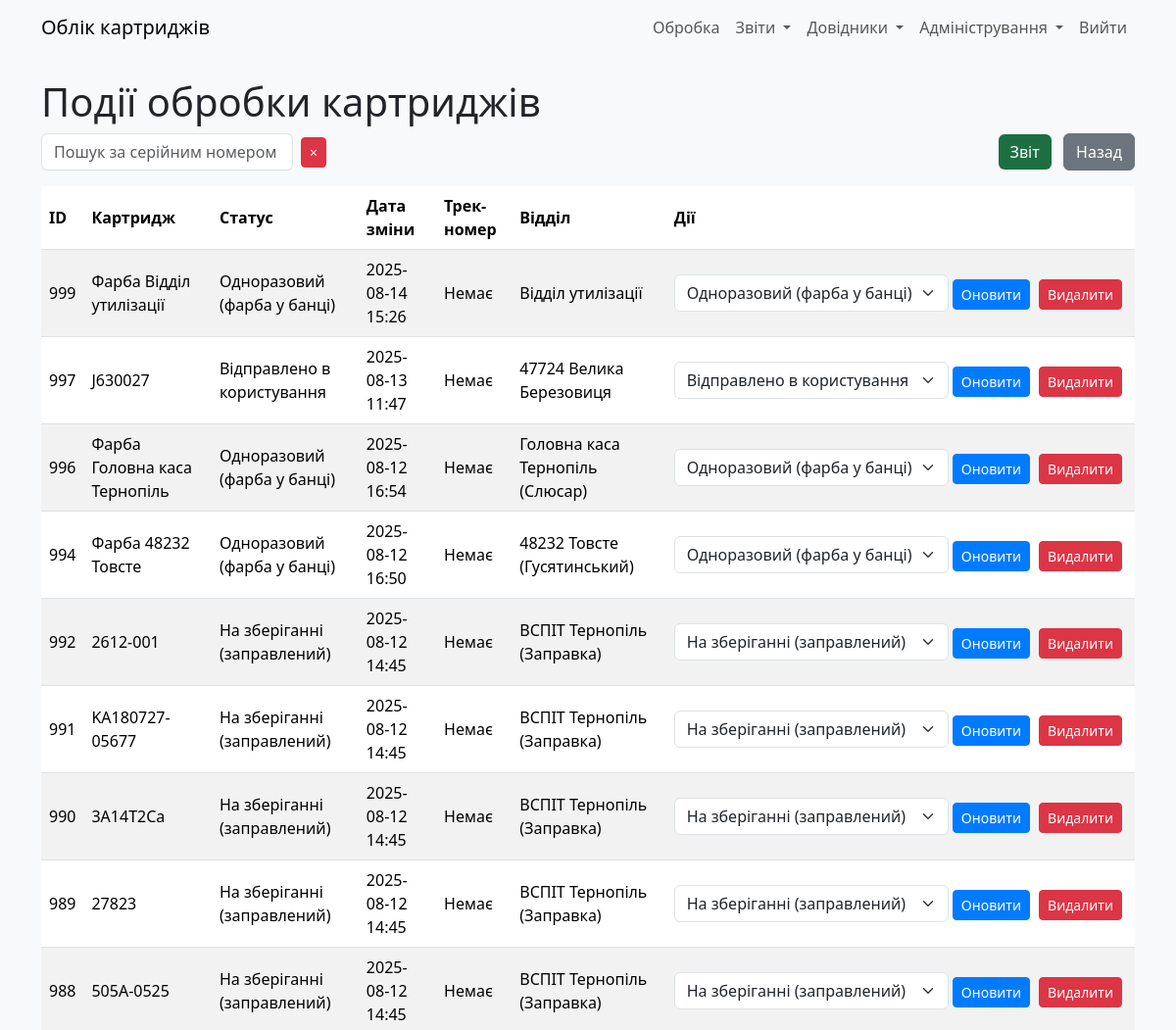
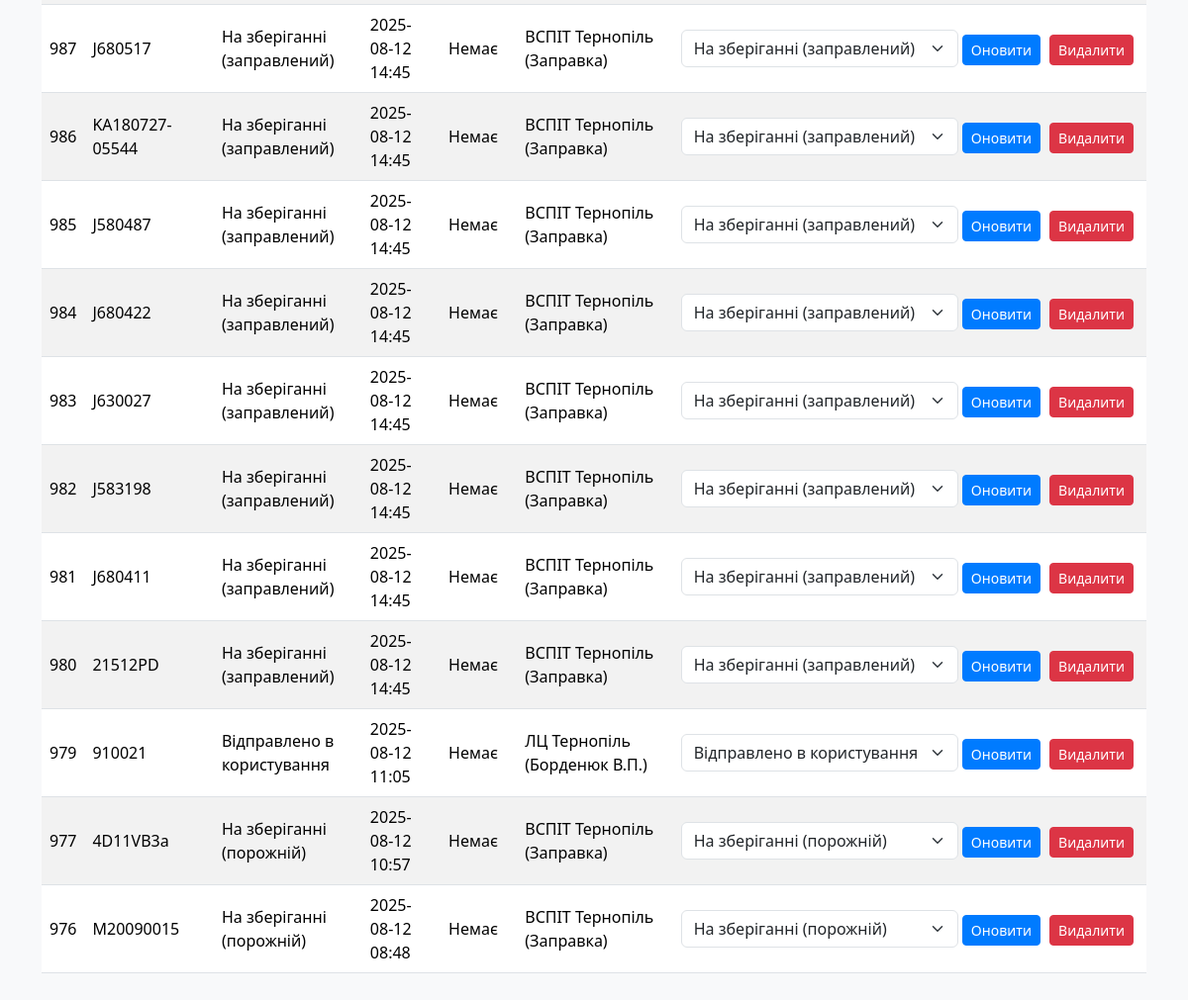
The app's page /cartridge_status (signed in), older data (2 pictures, top to bottom).
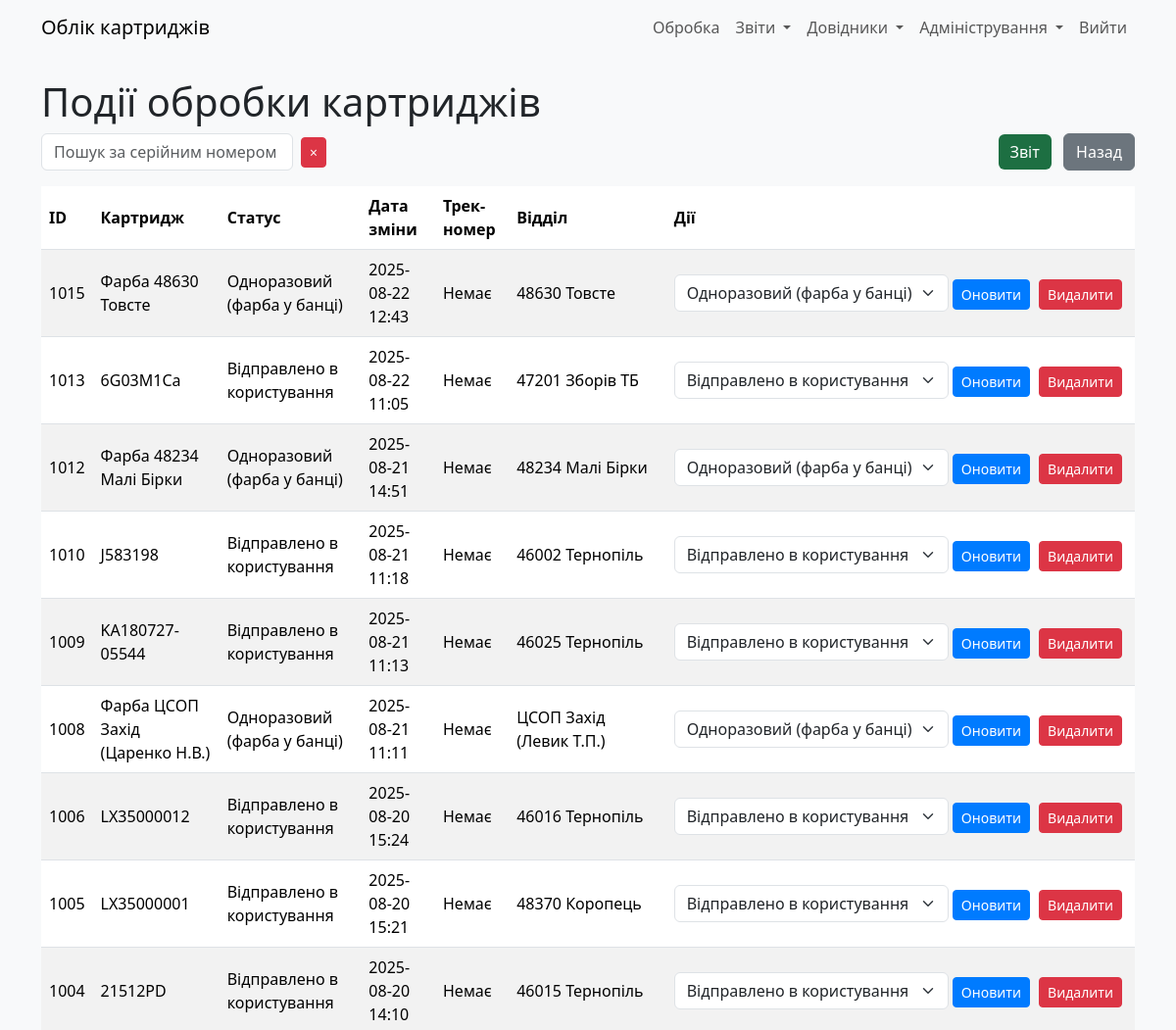
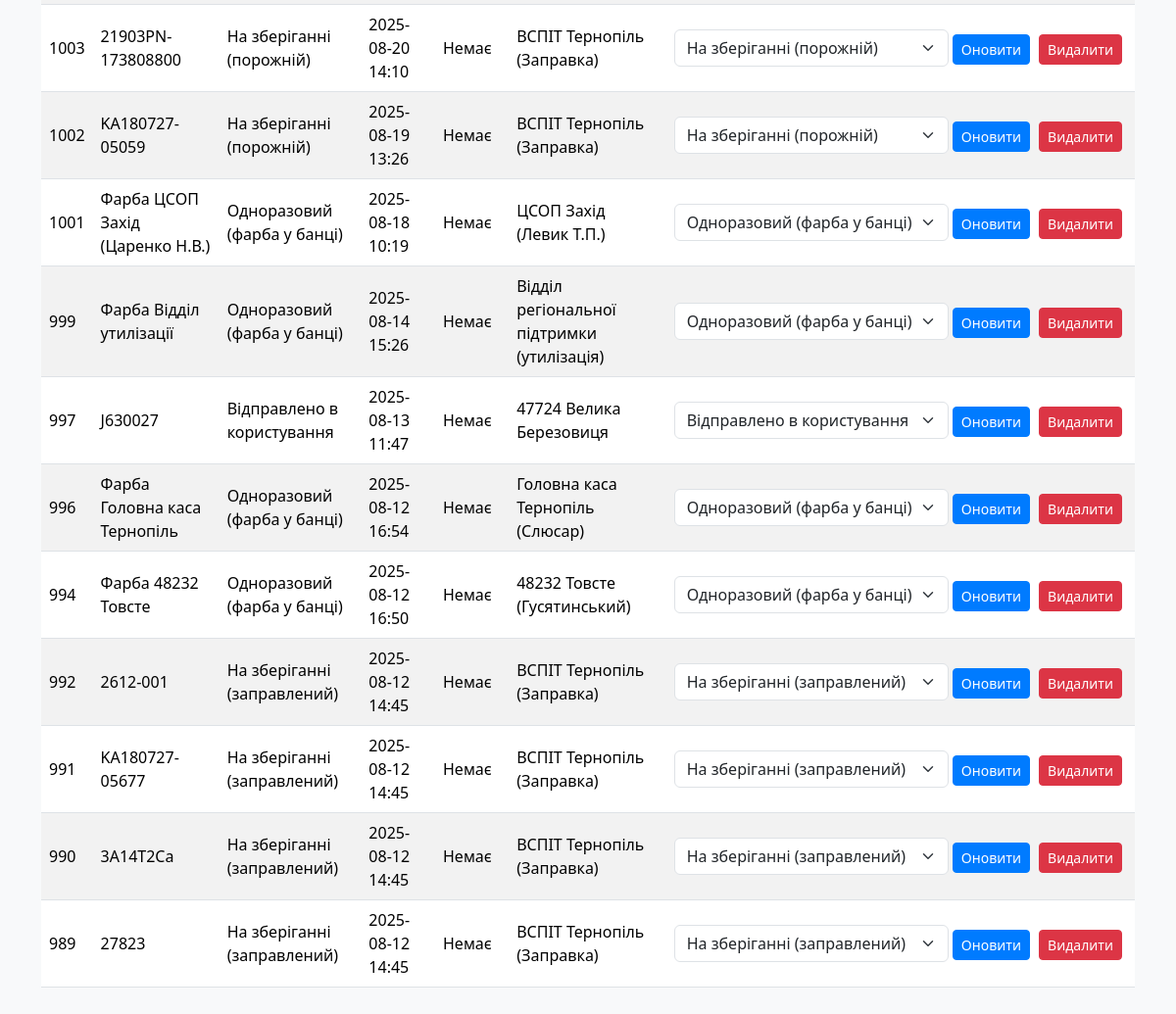
The same page, newer data (2 pictures, top to bottom).
### models.py (models this page shows)
class CartridgeStatus(db.Model):
    __tablename__ = "cartrg_status"
    id: Mapped[int] = mapped_column(primary_key=True)
    cartridge_id = mapped_column(ForeignKey(Cartridges.id))
    device_id: Mapped[int] = mapped_column(ForeignKey(CustomerEquipment.id), nullable=True)
    status: Mapped[int] = mapped_column(Integer, server_default=literal(0))
    date_ofchange: Mapped[DateTime] = mapped_column(DateTime, server_default=func.now())
    parcel_track: Mapped[str] = mapped_column(String(13), nullable=True)
    exec_dept: Mapped[int] = mapped_column(ForeignKey(RefillDept.id))
    user_updated: Mapped[int] = mapped_column(ForeignKey(User.id))
    time_updated: Mapped[DateTime] = mapped_column(DateTime, server_default=func.now())
    __table_args__ = (
        Index('idx_cartridge_date', 'cartridge_id', 'date_ofchange'),  # Композитний індекс
        Index('idx_status', 'status'),                                 # Окремий індекс для status
        Index('idx_exec_dept', 'exec_dept'),                           # Окремий індекс для exec_dept
    )

class Cartridges(db.Model):
    __tablename__ = "cartridges"
    id: Mapped[int] = mapped_column(primary_key=True)
    serial_num: Mapped[str] = mapped_column(String(255), server_default="N/A")
    use_counter: Mapped[int] = mapped_column(Integer, nullable=False, default=-1)
    in_printer: Mapped[int] = mapped_column(ForeignKey(CustomerEquipment.id), nullable=True)
    cartridge_model: Mapped[str] = mapped_column(String(255), nullable=True)  # Застаріле. Не використовувати!
    cartrg_model_id: Mapped[int] = mapped_column(ForeignKey(CartridgeModel.id), default=1)
    user_updated: Mapped[int] = mapped_column(ForeignKey(User.id))
    time_updated: Mapped[DateTime] = mapped_column(DateTime, server_default=func.now())
    curr_status: Mapped[int] = mapped_column(Integer, nullable=False, default=0)
    curr_dept: Mapped[int] = mapped_column(Integer, nullable=False, default=0)
    curr_parcel_track: Mapped[str] = mapped_column(String(13), nullable=True)

class RefillDept(db.Model):
    __tablename__ = "refill_dept"
    id: Mapped[int] = mapped_column(primary_key=True)
    deptname: Mapped[str] = mapped_column(String(30))
    dept_description: Mapped[str] = mapped_column(String(255))
    addr1: Mapped[str] = mapped_column(String(255))
    addr2: Mapped[str] = mapped_column(String(255))
    addr3: Mapped[str] = mapped_column(String(255))
    addr4: Mapped[str] = mapped_column(String(255))
    addr5: Mapped[str] = mapped_column(String(255))
    dept_description: Mapped[str] = mapped_column(String(255))  # Нове поле
    is_exec: Mapped[int] = mapped_column(Integer, server_default=literal(0))
    user_updated: Mapped[int] = mapped_column(ForeignKey(User.id))
    time_updated: Mapped[DateTime] = mapped_column(DateTime, server_default=func.now())

### app.py (the view)
    def wrapper(*args, **kwargs):
        if current_user.role != 'admin':
            abort(403)
        return f(*args, **kwargs)

### app.py (called while the page is built)
@login_manager.user_loader
def load_user(user_id):
    return User.query.get(int(user_id))

def admin_required(f):
    def wrapper(*args, **kwargs):
        if current_user.role != 'admin':
            abort(403)
        return f(*args, **kwargs)
    wrapper.__name__ = f.__name__
    return wrapper

### templates/cartridge_status.html (shortened to what this page needs)
{% extends "base.html" %}
{% block content %}
    <h1>Події обробки картриджів</h1>
    <div class="mb-3 d-flex justify-content-between align-items-center">
        <div class="d-flex align-items-center">
            <input type="text" id="search" class="form-control" placeholder="Пошук за серійним номером" value="{{ search|escape }}" style="max-width: 400px;">
            <button id="clear-search" class="btn btn-danger btn-sm ms-2" title="Очистити пошук">
                <span>×</span>
            </button>
        </div>
        <div>
            <a href="{{ url_for('export_cartridge_events') }}" class="btn btn-excel me-2">Звіт</a>
            <a href="{{ url_for('index') }}" class="btn btn-secondary">Назад</a>
        </div>
    </div>
    <table class="table table-striped" id="status-table">
        <thead>
            <tr>
                <th>ID</th>
                <th>Картридж</th>
                <th>Статус</th>
                <th>Дата зміни</th>
                <th>Трек-номер</th>
                <th>Відділ</th>
                <th>Дії</th>
            </tr>
        </thead>
        <tbody id="status-table-body">
            {% for status, serial_num, deptname in statuses %}
            <tr>
                <td>{{ status.id }}</td>
                <td>{{ serial_num }}</td>
                <td>{{ {0: 'Не вказано', 1: 'На зберіганні (порожній)', 2: 'Відправлено в користування', 3: 'Відправлено на заправку', 4: 'Непридатний (списаний)', 5: 'Одноразовий (фарба у банці)', 6: 'На зберіганні (заправлений)', 7: 'Втрачений'}[status.status] }}</td>
                <td>{{ status.date_ofchange.strftime('%Y-%m-%d %H:%M') }}</td>
                <td>{{ status.parcel_track or 'Немає' }}</td>
                <td>{{ deptname }}</td>
                <td class="actions-column">
                    <form action="{{ url_for('update_status', status_id=status.id) }}" method="POST" class="d-inline">
                        <select name="status" class="form-select d-inline w-auto">
                            <option value="1" {% if status.status == 1 %}selected{% endif %}>На зберіганні (порожній)</option>
                            <option value="2" {% if status.status == 2 %}selected{% endif %}>Відправлено в користування</option>
                            <option value="5" {% if status.status == 5 %}selected{% endif %}>Одноразовий (фарба у банці)</option>
                            <option value="6" {% if status.status == 6 %}selected{% endif %}>На зберіганні (заправлений)</option>
                        </select>
                        <button type="submit" class="btn btn-primary btn-sm">Оновити</button>
                    </form>
                    <form action="{{ url_for('delete_status', status_id=status.id) }}" method="POST" class="d-inline" onsubmit="return confirm('Ви впевнені, що хочете видалити цей статус?');">
                        <button type="submit" class="btn btn-danger btn-sm">Видалити</button>
                    </form>
                </td>
            </tr>
            {% endfor %}
        </tbody>
    </table>
{% endblock %}

Row changes from the older to the newer data that the page shows:
no longer on this page (row unchanged): CartridgeStatus: id "988", serial_num "505A-0525", status "На зберіганні (заправлений)", date_ofchange "2025-08-12 14:45", parcel_track "Немає", deptname "ВСПІТ Тернопіль (Заправка)"
no longer on this page (row unchanged): CartridgeStatus: id "987", serial_num "J680517", status "На зберіганні (заправлений)", date_ofchange "2025-08-12 14:45", parcel_track "Немає", deptname "ВСПІТ Тернопіль (Заправка)"
no longer on this page (row unchanged): CartridgeStatus: id "986", serial_num "KA180727-05544", status "На зберіганні (заправлений)", date_ofchange "2025-08-12 14:45", parcel_track "Немає", deptname "ВСПІТ Тернопіль (Заправка)"
no longer on this page (row unchanged): CartridgeStatus: id "985", serial_num "J580487", status "На зберіганні (заправлений)", date_ofchange "2025-08-12 14:45", parcel_track "Немає", deptname "ВСПІТ Тернопіль (Заправка)"
no longer on this page (row unchanged): CartridgeStatus: id "984", serial_num "J680422", status "На зберіганні (заправлений)", date_ofchange "2025-08-12 14:45", parcel_track "Немає", deptname "ВСПІТ Тернопіль (Заправка)"
no longer on this page (row unchanged): CartridgeStatus: id "983", serial_num "J630027", status "На зберіганні (заправлений)", date_ofchange "2025-08-12 14:45", parcel_track "Немає", deptname "ВСПІТ Тернопіль (Заправка)"
no longer on this page (row unchanged): CartridgeStatus: id "982", serial_num "J583198", status "На зберіганні (заправлений)", date_ofchange "2025-08-12 14:45", parcel_track "Немає", deptname "ВСПІТ Тернопіль (Заправка)"
no longer on this page (row unchanged): CartridgeStatus: id "981", serial_num "J680411", status "На зберіганні (заправлений)", date_ofchange "2025-08-12 14:45", parcel_track "Немає", deptname "ВСПІТ Тернопіль (Заправка)"
no longer on this page (row unchanged): CartridgeStatus: id "980", serial_num "21512PD", status "На зберіганні (заправлений)", date_ofchange "2025-08-12 14:45", parcel_track "Немає", deptname "ВСПІТ Тернопіль (Заправка)"
no longer on this page (row unchanged): CartridgeStatus: id "979", serial_num "910021", status "Відправлено в користування", date_ofchange "2025-08-12 11:05", parcel_track "Немає", deptname "ЛЦ Тернопіль (Борденюк В.П.)"
no longer on this page (row unchanged): CartridgeStatus: id "977", serial_num "4D11VB3a", status "На зберіганні (порожній)", date_ofchange "2025-08-12 10:57", parcel_track "Немає", deptname "ВСПІТ Тернопіль (Заправка)"
no longer on this page (row unchanged): CartridgeStatus: id "976", serial_num "M20090015", status "На зберіганні (порожній)", date_ofchange "2025-08-12 08:48", parcel_track "Немає", deptname "ВСПІТ Тернопіль (Заправка)"
added CartridgeStatus: id "1015", serial_num "Фарба 48630 Товсте", status "Одноразовий (фарба у банці)", date_ofchange "2025-08-22 12:43", parcel_track "Немає", deptname "48630 Товсте"
added CartridgeStatus: id "1013", serial_num "6G03M1Ca", status "Відправлено в користування", date_ofchange "2025-08-22 11:05", parcel_track "Немає", deptname "47201 Зборів ТБ"
added CartridgeStatus: id "1012", serial_num "Фарба 48234 Малі Бірки", status "Одноразовий (фарба у банці)", date_ofchange "2025-08-21 14:51", parcel_track "Немає", deptname "48234 Малі Бірки"
added CartridgeStatus: id "1010", serial_num "J583198", status "Відправлено в користування", date_ofchange "2025-08-21 11:18", parcel_track "Немає", deptname "46002 Тернопіль"
added CartridgeStatus: id "1009", serial_num "KA180727-05544", status "Відправлено в користування", date_ofchange "2025-08-21 11:13", parcel_track "Немає", deptname "46025 Тернопіль"
added CartridgeStatus: id "1008", serial_num "Фарба ЦСОП Захід (Царенко Н.В.)", status "Одноразовий (фарба у банці)", date_ofchange "2025-08-21 11:11", parcel_track "Немає", deptname "ЦСОП Захід (Левик Т.П.)"
added CartridgeStatus: id "1006", serial_num "LX35000012", status "Відправлено в користування", date_ofchange "2025-08-20 15:24", parcel_track "Немає", deptname "46016 Тернопіль"
added CartridgeStatus: id "1005", serial_num "LX35000001", status "Відправлено в користування", date_ofchange "2025-08-20 15:21", parcel_track "Немає", deptname "48370 Коропець"
added CartridgeStatus: id "1004", serial_num "21512PD", status "Відправлено в користування", date_ofchange "2025-08-20 14:10", parcel_track "Немає", deptname "46015 Тернопіль"
added CartridgeStatus: id "1003", serial_num "21903PN-173808800", status "На зберіганні (порожній)", date_ofchange "2025-08-20 14:10", parcel_track "Немає", deptname "ВСПІТ Тернопіль (Заправка)"
added CartridgeStatus: id "1002", serial_num "KA180727-05059", status "На зберіганні (порожній)", date_ofchange "2025-08-19 13:26", parcel_track "Немає", deptname "ВСПІТ Тернопіль (Заправка)"
added CartridgeStatus: id "1001", serial_num "Фарба ЦСОП Захід (Царенко Н.В.)", status "Одноразовий (фарба у банці)", date_ofchange "2025-08-18 10:19", parcel_track "Немає", deptname "ЦСОП Захід (Левик Т.П.)"
changed through a linked row, CartridgeStatus "Фарба Відділ утилізації": deptname "Відділ утилізації" → "Відділ регіональної підтримки (утилізація)"
